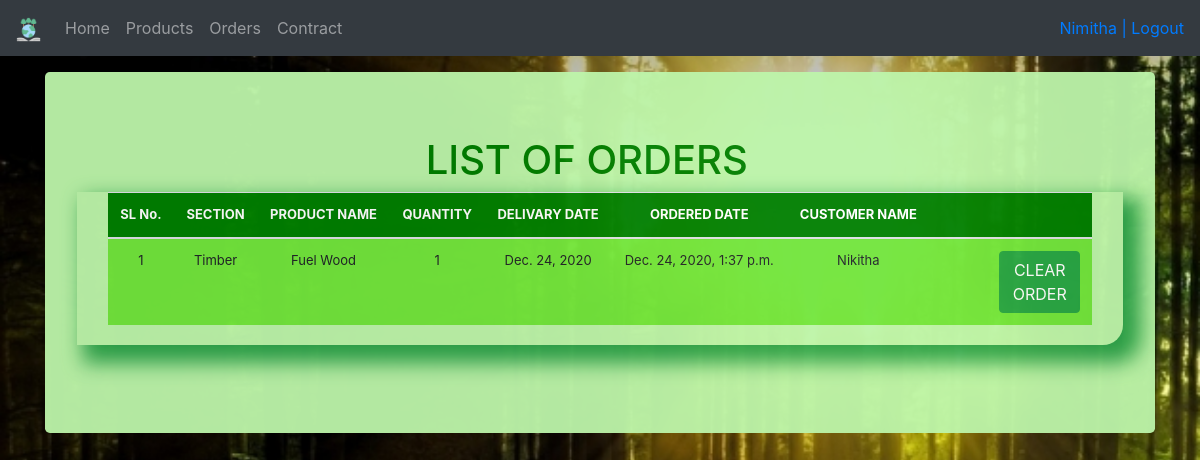
The page /list_orders/Nikitha (signed in) on the database its author committed.
### ForestManagement/models.py (models this page shows, shortened)
class Order(models.Model):
	item = models.ForeignKey(Product, on_delete = models.CASCADE)
	ordered_quantity = models.IntegerField(default=0, blank=False, null=True)
	ordered_date = models.DateTimeField(auto_now=True)
	delivery_date =  models.DateField()
	user_name = models.ForeignKey(User, on_delete=models.CASCADE)

class Product(models.Model):
	category = models.CharField(max_length=50, blank=True, null=True)
	item_name = models.CharField(max_length=50, blank=True, null=True)
	quantity = models.IntegerField(default='0', blank=False, null=True)
	receive_quantity = models.IntegerField(default='0', blank=True, null=True)
	receive_by = models.CharField(max_length=50, blank=True, null=True)
	issue_quantity = models.IntegerField(default='0', blank=True, null=True)
	issue_by = models.CharField(max_length=50, blank=True, null=True)
	issue_to = models.CharField(max_length=50, blank=True, null=True)
	phone_number = models.CharField(max_length=50, blank=True, null=True)
	created_by = models.CharField(max_length=50, blank=True, null=True)
	last_updated = models.DateTimeField(auto_now_add=False, auto_now=True)
	export_to_CSV = models.BooleanField(default=False)
	def __str__(self):
		return self.item_name

### ForestManagement/views.py (the view)
# urls.py: path('list_orders/<str:username>', views.UserOrderListView.as_view(), name='list_orders'),
class UserOrderListView(ListView):
    model = Order
    template_name = 'list_orders.html'
    context_object_name = 'orders'
    paginate_by = 5
    def get_queryset(self):
        user = get_object_or_404(User, username=self.kwargs.get('username'))
        return Order.objects.filter(user_name=user).order_by('delivery_date')

### ForestManagement/templates/list_orders.html (shortened to what this page needs)
{% load static %}
<!DOCTYPE html>
<html lang="en">
<head>
    <link href="{% static 'css/bootstrap.min.css' %}" rel="stylesheet">
    <link href="{% static 'css/stylesheet.css' %}" rel="stylesheet">
    <link href="{% static 'css/navbar-top-fixed.css' %}" rel="stylesheet">
</head>
<body>
    {% include 'navbar.html' %}
    <main role="main" class="container">
        <div class="jumbotron">
            {% if user.is_staff%}
            <div class="header offset-4" style="color: green;">
                <h1>LIST OF ORDERS</h1>
            </div>
            {% else %}
            <div class="header offset-4" style="color: green;">
                <h1>MY ORDERS</h1>
            </div>
            {% endif %}
            <div class="display_table">
                <table class="table">
                    <thead>
                        <tr>
                            <th>SL No.</th>
                            <th>SECTION</th>
                            <th>PRODUCT NAME</th>
                            <th>QUANTITY</th>
                            <th>DELIVARY DATE</th>
                            <th>ORDERED DATE</th>
                            {% if user.is_staff %}
                            <th>CUSTOMER NAME</th>
                            <th></th>
                            {% endif %}
                        </tr>
                    </thead>
                    {% for instance in orders %}
                    <tr>
                        <td>{{forloop.counter}}</td>
                        <td>{{instance.item.category}}</td>
                        <td>{{instance.item}}</td>
                        <td>{{instance.ordered_quantity}}</td>
                        <td>{{instance.delivery_date}}</td>
                        <td>{{instance.ordered_date}}</td>
                        {% if user.is_staff %}
                        <td>{{instance.user_name}}</td>
                        <td>
                            <form method="POST">
                            <button class="btn btn-success offset-5" type="submit" name="clear_order" value="{{instance.id}}">CLEAR ORDER</button>
                           </form>
                        </td>
                        {% endif %}
                    </tr>
                    {% endfor %}
                </table>
            </div>
            <br />
        </div>
    </main>
</body>
</html>

### ForestManagement/templates/navbar.html (shortened to what this page needs)
{% load crispy_forms_tags %}
{% load static %}
<nav class="navbar navbar-expand-md navbar-dark fixed-top bg-dark">
    <a class="navbar-brand" href="/"><img src="{% static 'img/favicon.png' %}" alt="Forest Management" style="width:25px;height:25px;"></a>
    <div class="collapse navbar-collapse" id="navbarCollapse">
      <ul class="navbar-nav mr-auto">
        <li class="nav-item">
          <a class="nav-link" href="/">Home <span class="sr-only">(current)</span></a>
        </li>
        {% if user.is_authenticated %}
        <li class="nav-item">
          <a class="nav-link" href="/list">Products</a>
        </li>
        {% if user.is_staff%}
        <li class="nav-item">
          <a class="nav-link" href="/list_orders_staff">Orders</a>
        </li>
        <li class="nav-item">
          <a class="nav-link" href="list_staff_contract/">Contract</a>
        </li>
        {% endif %}
        {% endif %}
      </ul>
      <ul class="navbar-nav">
        {% if request.user.is_authenticated %}
        <li>&nbsp;&nbsp;<a href="/accounts/logout">{{ user }} | Logout</a></li>
        {% else %}
        <li><a class="nav-link" href="/accounts/login">Login</a></li>
        {% endif %}
    </ul>
    </div>
  </nav>

### ForestManagement/static/css/stylesheet.css (style rules this page uses)
body { background-image:url('../img/download.jpg'); background-repeat: no-repeat; background-attachment: fixed; background-size: cover; min-height: 75rem; padding-top: 4.5rem; }
.table { font-size: 13px; text-align: center; width: 95%; margin: auto; text-align: center; }
.table tr:nth-child(odd) { background: #72e63d }
th { background-color: #008000; color: white; }
.display_table { border-bottom-right-radius: 20px; padding-left: 5px; padding-right: 5px; padding-bottom: 20px; box-shadow: 12px 12px 20px 6px #2ea44b; }
.jumbotron { background-color: #bdf5aa; opacity: 0.95; }

### ForestManagement/static/css/navbar-top-fixed.css (style rules this page uses)
body { min-height: 75rem; padding-top: 4.5rem; }

### rows shown on the page
Order: item.category "Timber", item "Fuel Wood", ordered_quantity "1", delivery_date "Dec. 24, 2020", ordered_date "Dec. 24, 2020, 1:37 p.m.", user_name "Nikitha", {{ instance.id }} 7 (drawn)

### other values the page prints
{{ user }} "Nimitha"
